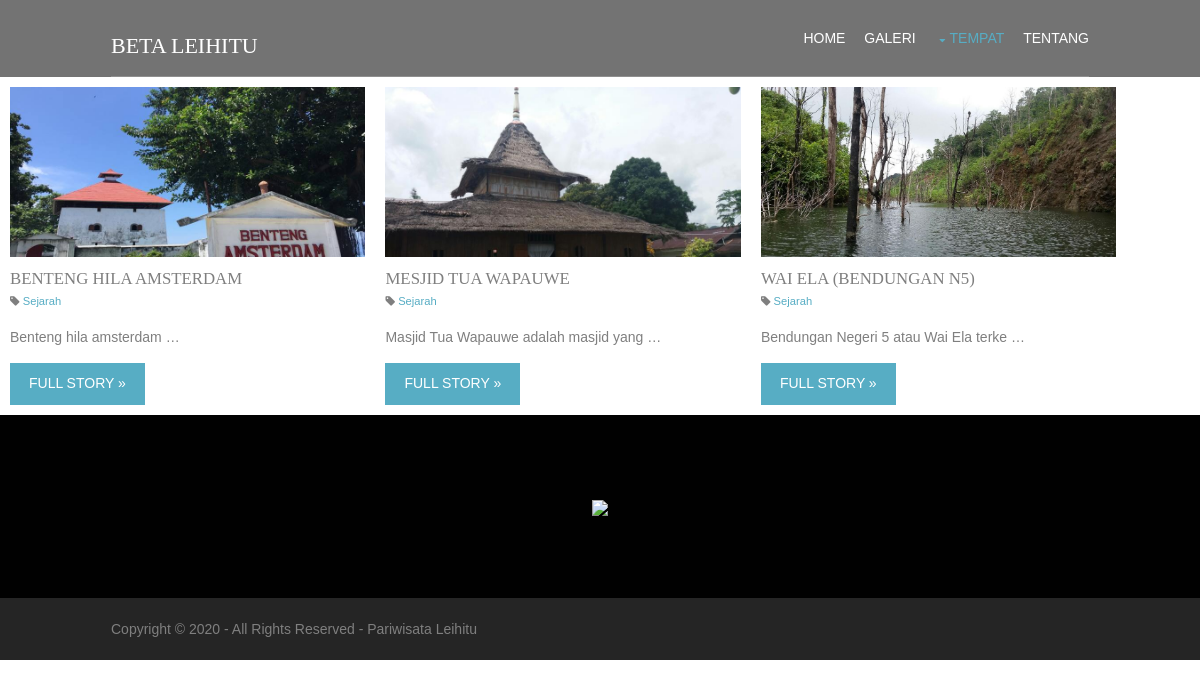
The page /tempat.php on the database its author committed.
### tables this page shows
CREATE TABLE `tempat_tb` (
  `id_tempat` int(11) NOT NULL,
  `nama_tempat` varchar(50) NOT NULL,
  `gambar_tempat` varchar(50) NOT NULL,
  `deskripsi_tempat` text NOT NULL,
  `link_map` varchar(500) NOT NULL,
  `kategori` varchar(12) NOT NULL
);

### tempat.php (the view, shortened to what this page needs)
<?php
require 'admin/koneksi.php';
if(isset($_GET["q"])) {
  $key = $_GET["q"];
  $tempat = mysqli_query($konek, "SELECT * FROM tempat_tb WHERE kategori = '$key' ");
  $rows = [];
  while ($row = mysqli_fetch_assoc($tempat)) {
    $rows[] = $row;
  }
} else {
  $rows = mysqli_query($konek, "SELECT * FROM tempat_tb");
}
?>
<!DOCTYPE html>
<html lang="">
<head>
<link href="layout/styles/layout.css" rel="stylesheet" type="text/css" media="all">
<link rel="stylesheet" href="style.css">
</head>
<body id="top">
  <div class="bgded overlay" style="background-image:url('https://asset.kompas.com/crops/KmCsdeifjsPjEAY4KdKaSLuuQCQ=/0x0:1076x717/750x500/data/photo/2019/10/14/5da434fa8e064.jpg');">
  <div class="wrapper row1 nav-bar">
    <header id="header" class="hoc clear">
      <div id="logo" class="fl_left">
        <h1><a href="index.html">Beta Leihitu</a></h1>
      </div>
      <nav id="mainav" class="fl_right">
        <ul class="clear">
          <li><a href="index.php">Home</a></li>
          <li><a href="galeri.php">Galeri</a></li>
          <li class="active"><a class="drop" href="#">Tempat</a>
          </li>
          <li><a href="tentang.php">Tentang</a></li>
        </ul>
      </nav>
    </header>
  </div>
</div>
<div class="kontener-post">
<?php foreach ($rows as $r) : ?>
<article class="one_third first">
  <div class="img-tmpt">
    <img class="btmspace-30" src="img/<?= $r["gambar_tempat"]; ?>">
  </div>
        <h3 class="nospace heading font-x1"><?= $r["nama_tempat"] ?></h3>
        <ul class="nospace meta">
          <li><i class="fa fa-tag"></i> <a href="#">Sejarah</a></li>
        </ul>
        <p>
          <?php
          $deskripsi = substr($r["deskripsi_tempat"], 0, 40);
          print($deskripsi); ?>
          &hellip;
        </p>
        <footer class="nospace"><a class="btn" href="detail_tempat.php?q=<?= $r["id_tempat"]; ?>">Full Story &raquo;</a></footer>
      </article>
<?php endforeach; ?>
</div>
<div class="wrapper row4">
  <footer id="footer" class="hoc clear">
    <img src="img_bg/logo.png">
  </footer>
</div>
<div class="wrapper row5">
  <div id="copyright" class="hoc clear">
    <p class="fl_left">Copyright &copy; 2020 - All Rights Reserved - <a href="#">Pariwisata Leihitu</a></p>
  </div>
</div>
</body>
</html>

### layout/styles/layout.css (style rules this page uses)
#header { border-bottom:1px solid; }
#header #logo { margin-top:35px; }
#header #logo * { margin:0; padding:0; line-height:1; }
#header #logo h1 { font-size:22px; }
.meta li { display:inline-block; font-size:.8rem; }
.meta li::after { margin-left:5px; content:"|"; }
.meta li:last-child::after { margin:0; content:""; }
#footer { padding:80px 0; }
#copyright { padding:20px 0; }
#copyright * { margin:0; padding:0; }
*, *::before, *::after { transition:all .3s ease-in-out; }
nav ul, nav ol { margin:0; padding:0; list-style:none; }
#mainav, #breadcrumb, .sidebar nav { line-height:normal; }
#mainav .drop::after, #mainav li li .drop::after, #breadcrumb li a::after, .sidebar nav a::after { position:absolute; font-family:"FontAwesome"; font-size:10px; line-height:10px; }
#mainav ul { text-transform:uppercase; }
#mainav li { display:inline-block; position:relative; margin:0 15px 0 0; padding:0; }
#mainav li:last-child { margin-right:0; }
#mainav li a { display:block; padding:30px 0; }
#mainav .drop { padding-left:15px; }
#mainav .drop::after, #mainav li li .drop::after { content:"\f0d7"; }
#mainav .drop::after { top:35px; left:5px; }
body { color:#7F7F7F; background-color:#252525; }
a { color:#57ADC4; }
.overlay { color:#FFFFFF; background-color:inherit; }
.overlay::after { color:inherit; background-color:rgba(0,0,0,.55); }
.btn, .btn.inverse:hover { color:#FFFFFF; background-color:#57ADC4; border-color:#57ADC4; }
.row1 { color:#FFFFFF; }
.row4 { color:#7F7F7F; background-color:#010101; }
.row5, .row5 a { color:#7F7F7F; background-color:#252525; }
#header { border-color:rgba(255,255,255,.2); }
#header #logo h1 a { color:inherit; background-color:inherit; }
#mainav li a { color:inherit; }
#mainav .active a, #mainav a:hover, #mainav li:hover > a { color:#57ADC4; background-color:inherit; }
@media screen and (min-width:978px) { .hoc { max-width:978px; } }

### style.css (style rules this page uses)
body { margin: 0; padding: 0; background-color: white; }
footer#footer { text-align: center; height: auto; }
footer img { width: 100px; }
.kontener-post { width: 1200px; height: auto; margin: auto; display: flex; align-content: left; flex-wrap: wrap; }
.img-tmpt { box-sizing: border-box; height: 170px; margin-bottom: 12px; overflow: hidden; background-color: white; }
article { box-sizing: border-box; padding: 10px; }

### layout/styles/framework.css (style rules this page uses)
html { overflow-y:scroll; overflow-x:hidden; }
html, body { margin:0; padding:0; font-size:14px; line-height:1.6em; }
*, *::before, *::after { box-sizing:border-box; }
.nospace { margin:0; padding:0; list-style:none; }
.overlay { position:relative; z-index:1; }
.overlay::after { display:block; position:absolute; top:0; left:0; width:100%; height:100%; content:""; z-index:-1; }
.bgded { background-position:top center; background-repeat:no-repeat; background-size:cover; }
.btn { display:inline-block; padding:8px 18px 10px; text-transform:uppercase; border:1px solid; }
.clear, .group { display:block; }
.clear::before, .clear::after, .group::before, .group::after { display:table; content:""; }
.clear, .clear::after, .group, .group::after { clear:both; }
a { outline:none; text-decoration:none; }
.fl_left, .imgl { float:left; }
.fl_right, .imgr { float:right; }
img { width:auto; max-width:100%; height:auto; margin:0; padding:0; border:none; line-height:normal; vertical-align:middle; }
body, input, textarea, select { font-family:Verdana, Geneva, sans-serif; }
h1, h2, h3, h4, h5, h6, .heading { font-family:Georgia, "Times New Roman", Times, serif; }
h1, h2, h3, h4, h5, h6, .heading { margin:0 0 20px 0; font-size:22px; line-height:normal; font-weight:normal; text-transform:uppercase; }
.heading.nospace { margin:0; }
.font-x1 { font-size:1.2rem; }
.wrapper { display:block; width:100%; margin:0; padding:0; text-align:left; word-wrap:break-word; }
.hoc { display:block; margin:0 auto; }
address, article, aside, figcaption, figure, footer, header, main, nav, section { display:block; margin:0; padding:0; }
.one_half, .one_third, .two_third, .one_quarter, .two_quarter, .three_quarter { display:inline-block; float:left; margin:0 0 0 3.06748466257669%; list-style:none; }
.first { margin-left:0; clear:left; }
.one_third { width:31.28834355828221%; }
.btmspace-30 { margin-bottom:30px; }

### rows shown on the page
tempat_tb: gambar_tempat (picture), nama_tempat "BENTENG HILA AMSTERDAM", deskripsi_tempat "Benteng hila amsterdam"
tempat_tb: gambar_tempat (picture), nama_tempat "MESJID TUA WAPAUWE", deskripsi_tempat "Masjid Tua Wapauwe adalah masjid yang"
tempat_tb: gambar_tempat (picture), nama_tempat "WAI ELA (BENDUNGAN N5)", deskripsi_tempat "Bendungan Negeri 5 atau Wai Ela terke"
